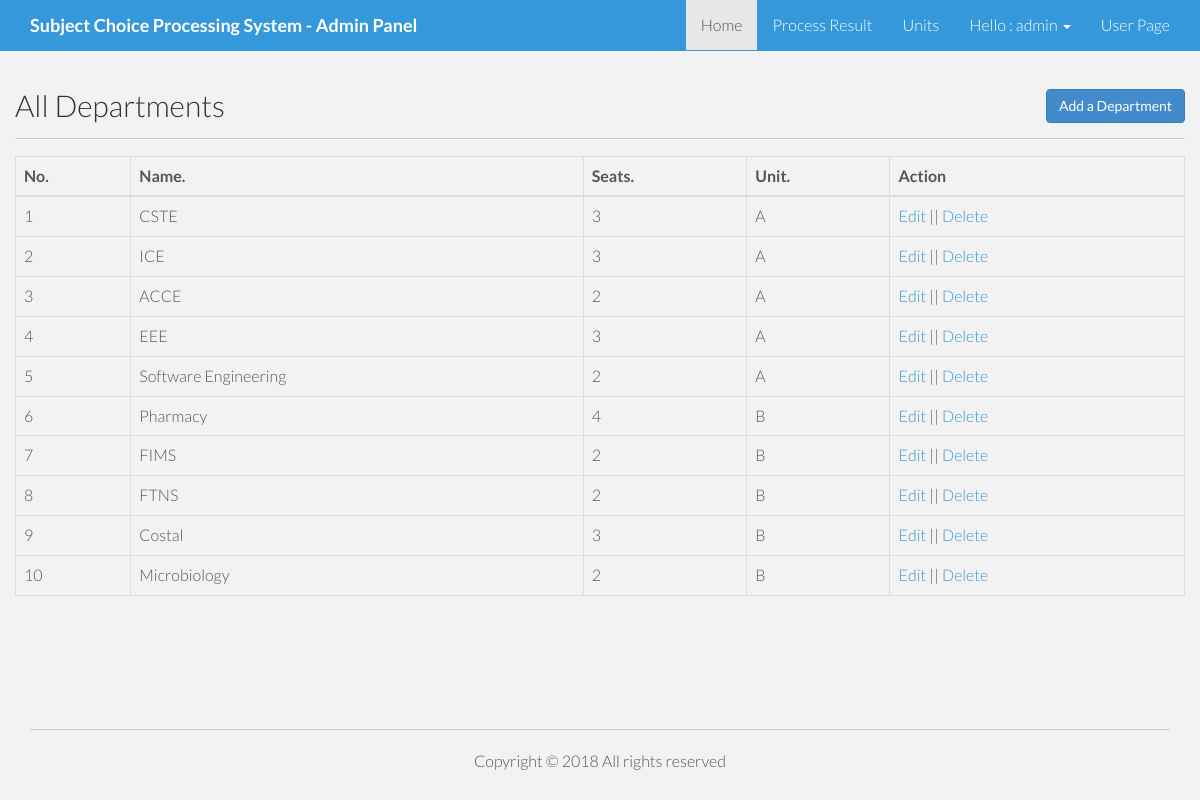
/admin/index.php (signed in), run on the app's committed database.
### tables this page shows
CREATE TABLE `tbl_departments` (
  `id` int(16) NOT NULL,
  `name` varchar(256) NOT NULL,
  `slug` varchar(256) NOT NULL,
  `seats` int(16) NOT NULL,
  `unit` varchar(256) NOT NULL
);

### lib/Session.php (called while the page is built, shortened)
<?php
	class Session
	{
		public static function get($key){
			if(isset($_SESSION[$key])){
				return $_SESSION[$key];
		}else{
			return false;
		}
	}
}
 ?>

### lib/Database.php (called while the page is built, shortened)
<?php
Class Database{
	public $host   = DB_HOST;
	public $user   = DB_USER;
	public $pass   = DB_PASS;
	public $dbname = DB_NAME;
	public $link;
	private function connectDB(){
	$this->link = new mysqli($this->host, $this->user, $this->pass, $this->dbname);
 }
	public function select($query){
		$result = $this->link->query($query) or die($this->link->error.__LINE__);
		if($result->num_rows > 0){
			return $result;
		} else {
			return false;
		}
	}
}

### admin/index.php (the view, shortened to what this page needs)
<?php include 'inc/header.php'; ?>
    <div class="container">
      <div class="row">
        <h2>All Departments <a href="add_department.php" class="btn btn-primary pull-right">Add a Department</a> </h2> <hr>
             <?php
          $query = "SELECT * from tbl_departments";
          $departments = $db->select($query);
          if($departments){ ?>
            <table class="table table-bordered" id="example">
                <thead>
                  <tr>
                    <th>No.</th>
                    <th>Name.</th>
                    <th>Seats.</th>
                    <th>Unit.</th>
                    <th>Action</th>
                  </tr>
                </thead>
                <tbody>
                    <?php $i=0;
                      while ($result = $departments->fetch_assoc()) { $i++;?>
                        <tr class="odd gradeX">
                          <td><?php echo $i; ?></td>
                          <td><?php echo $result['name']; ?></td>
                          <td><?php echo $result['seats']; ?></td>
                          <td><?php echo $result['unit']; ?></td>
                          <td><a href="edit_department.php?deptid=<?php echo $result['id']; ?>">Edit</a> || <a onclick="return confirm('Are you sure to delete');" href="?del=<?php echo $result['id']; ?>">Delete</a></td>
                        </tr>
                        <?php } ?>
                </tbody>
              </table>
               <?php
                    }else{
                      echo '<center><h2 style="color:red">No Department Created Yet...</h2></center>';
                    }
                     ?>
      </div>
    </div>
<?php include 'inc/footer.php'; ?>

### admin/inc/header.php (shortened to what this page needs)
<?php
include '../lib/Session.php';
?>
<?php include '../lib/Database.php';?>
<?php
        $db = new Database();
 ?>
<!DOCTYPE html>
<html lang="en">
  <head>
    <link href="<?php echo SITE_URL;?>assets/css/bootstrap.css" rel="stylesheet">
    <link href="<?php echo SITE_URL;?>assets/css/main.css" rel="stylesheet">
      <link rel="stylesheet" href="https://maxcdn.bootstrapcdn.com/font-awesome/4.6.1/css/font-awesome.min.css">
  </head>
  <body>
    <div id="wrapper">
    <div id="header">
    <div class="navbar navbar-default navbar-fixed-top">
      <div class="container">
        <div class="navbar-header">
          <a class="navbar-brand" href="index.php"><b>Subject Choice Processing System - Admin Panel</b></a>
        </div>
         <?php
                $path = $_SERVER['SCRIPT_FILENAME'];
                $currentpage = basename($path,'.php');
          ?>
          <div class="navbar-collapse collapse">
            <ul class="nav navbar-nav navbar-right">
              <li  <?php if($currentpage=='index'){echo 'class="active"';} ?>><a href="index.php">Home</a></li>
              <li  <?php if($currentpage=='process_result'){echo 'class="active"';} ?>><a href="process_result.php">Process Result</a></li>
              <li  <?php if($currentpage=='units'){echo 'class="active"';} ?>><a href="units.php">Units</a></li>
          <li class="dropdown <?php if($currentpage=='changepassword'){echo 'active';} ?>" ><a class="dropdown-toggle" data-toggle="dropdown" href="#">Hello : <?php echo Session::get('username'); ?> <span class="caret"></span></a>
          </li>
          <li><a href="<?php echo SITE_URL; ?>">User Page</a></li>
          </ul>
        </div>
      </div>
    </div>
  </div>
<div id="content">
  <div class="container">
    <div class="row main"><br><br><br>

### admin/inc/footer.php (shortened to what this page needs)
         </div>
     </div>
  </div>
    <div id="footer">
        <div class="container">
          <hr>
        <p class="centered">Copyright &copy; 2018 All rights reserved</p>
        </div>
    </div>
    </div>
  </body>
</html>

### assets/css/main.css (style rules this page uses)
body { background-color: #f2f2f2; font-family: 'Lato', sans-serif; font-weight: 300; font-size: 16px; color: #555; -webkit-font-smoothing: antialiased; -webkit-overflow-scrolling: touch; }
h1, h2, h3, h4, h5, h6 { font-family: 'Lato', sans-serif; font-weight: 300; color: #333; }
p { line-height: 28px; margin-bottom: 25px; font-size: 16px; }
.centered { text-align: center; }
a { color: #3498db; word-wrap: break-word; -webkit-transition: color 0.1s ease-in, background 0.1s ease-in; -moz-transition: color 0.1s ease-in, background 0.1s ease-in; -ms-transition: color 0.1s ease-in, background 0.1s ease-in; -o-transition: color 0.1s ease-in, background 0.1s ease-in; transition: color 0.1s ease-in, background 0.1s ease-in; }
a:before, a:after { -webkit-transition: color 0.1s ease-in, background 0.1s ease-in; -moz-transition: color 0.1s ease-in, background 0.1s ease-in; -ms-transition: color 0.1s ease-in, background 0.1s ease-in; -o-transition: color 0.1s ease-in, background 0.1s ease-in; transition: color 0.1s ease-in, background 0.1s ease-in; }
hr { display: block; height: 1px; border: 0; border-top: 1px solid #ccc; margin: 1em 0; padding: 0; }
.navbar-default { background-color: #3498db; border-color: transparent; }
.navbar-default .navbar-brand { color: white; }
.navbar-default .navbar-nav > li > a { color: white; }
html, body { margin:0; padding:0; height:100%; }
#wrapper { min-height:100%; position:relative; }
#content { padding-bottom:100px; }
#footer { width:100%; position:absolute; bottom:0; left:0; }

### data on the page
tbl_departments: name "CSTE", seats "3", unit "A"
tbl_departments: name "ICE", seats "3", unit "A"
tbl_departments: name "ACCE", seats "2", unit "A"
tbl_departments: name "EEE", seats "3", unit "A"
tbl_departments: name "Software Engineering", seats "2", unit "A"
tbl_departments: name "Pharmacy", seats "4", unit "B"
tbl_departments: name "FIMS", seats "2", unit "B"
tbl_departments: name "FTNS", seats "2", unit "B"
tbl_departments: name "Costal", seats "3", unit "B"
tbl_departments: name "Microbiology", seats "2", unit "B"

### other printed values
Session::get('username') "admin"
